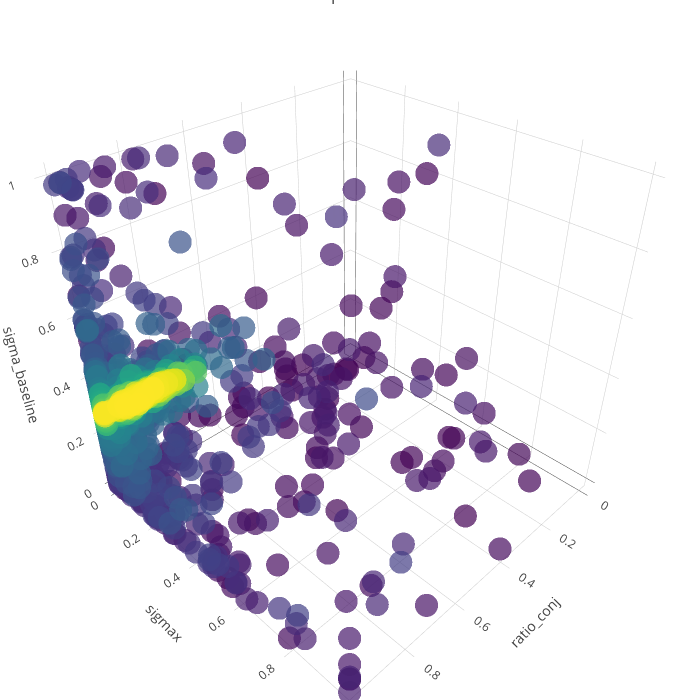

Notebook source saved alongside this figure:
### Code cell
# Filter the start of steps only
df_cmaes_traj = df_best_fits[df_best_fits['step'] < 2000]
result_to_color = np.array(df_cmaes_traj['step'])
# result_to_color = np.array(df_cmaes_traj['dist_nll92'])
# result_to_color = np.log(result_to_color)

parameters = ['M', 'lapse_rate', 'sigma_baseline']
parameters = ['ratio_conj', 'sigmax', 'sigma_baseline']

text = ['> %s' % (x) for x in result_to_color]

trace1 = go.Scatter3d(
        x = df_cmaes_traj[parameters[0]],
        y = df_cmaes_traj[parameters[1]],
        z = df_cmaes_traj[parameters[2]],
        text = text,
        mode = 'markers',
        marker = go.Marker(
            color = result_to_color,
            size = 8,
            colorscale='Viridis',
            opacity=0.7
        )
    )
data = [trace1]
layout = go.Layout(
    title='Landscape for NLL92',
    autosize=False,
    width=700,
    height=700,
    margin=dict(
        l=0,
        r=0,
        b=0,
        t=0),
    scene=go.Scene(
        xaxis=go.XAxis(
            title=parameters[0],
        ),
        yaxis=go.YAxis(
            title=parameters[1],
        ),
        zaxis=go.ZAxis(
            title=parameters[2],
        )
    )
)
fig = go.Figure(data=data, layout=layout)
py.iplot(fig)

### Figure 1 — Plotly figure (JSON) as saved in the notebook; plotly's stock layout.template omitted (floating-point values rounded to 4 significant figures; data arrays with more than 128 entries replaced by an {"elided": "..."} marker saying what was removed)
{"data": [{"marker": {"color": {"elided": "1869 int values"}, "colorscale": "Viridis", "opacity": 0.7, "size": 8}, "mode": "markers", "text": {"elided": "1869 str values"}, "type": "scatter3d", "x": {"elided": "1869 float values"}, "y": {"elided": "1869 float values"}, "z": {"elided": "1869 float values"}}], "layout": {"autosize": false, "height": 700, "margin": {"b": 0, "l": 0, "r": 0, "t": 0}, "scene": {"xaxis": {"title": "ratio_conj"}, "yaxis": {"title": "sigmax"}, "zaxis": {"title": "sigma_baseline"}}, "title": "Landscape for NLL92", "width": 700}}
